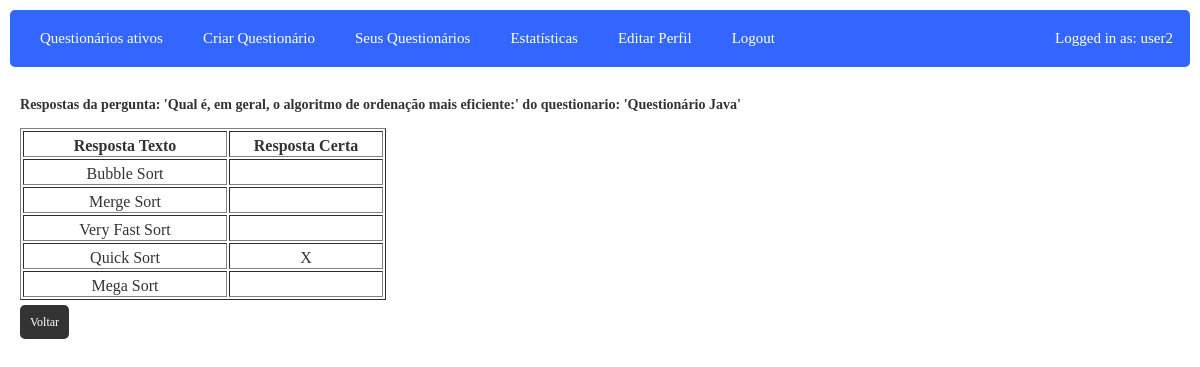
Screenshot of /php/www/verSuasPergunta.php?pergunta=1 (signed in) with the database file from the repository.
### tables this page shows
CREATE TABLE `users` (
  `id` int(11) NOT NULL,
  `nome` varchar(80) NOT NULL,
  `email` varchar(100) NOT NULL,
  `password` varchar(200) NOT NULL,
  `tipo` int(11) NOT NULL
);

CREATE TABLE `pergunta` (
  `PerguntaID` int(11) NOT NULL,
  `Texto` text NOT NULL,
  `Resposta` int(11) NOT NULL,
  `QuestionarioID` int(11) NOT NULL
);

CREATE TABLE `questionario` (
  `QuestionarioID` int(11) NOT NULL,
  `UserCriacao` int(11) NOT NULL,
  `Modo` varchar(50) NOT NULL,
  `Titulo` varchar(50) NOT NULL,
  `Descricao` text NOT NULL,
  `DataDeCriacao` date DEFAULT NULL,
  `Acesso` varchar(50) NOT NULL,
  `Dificuldade` varchar(50) NOT NULL,
  `TimerMinutos` int(11) NOT NULL,
  `TimerSegundos` int(11) NOT NULL
);

CREATE TABLE `resposta` (
  `RespostaID` int(11) NOT NULL,
  `Texto` text NOT NULL,
  `Correta` tinyint(1) NOT NULL,
  `PerguntaID` int(11) NOT NULL
);

### php/www/functions.php (called while the page is built, shortened)
<?php
function loggedin(){
	if(isset($_SESSION['user_id']) && !empty($_SESSION['user_id'])){
		return true;
	}else{
		return false;
	}
}
function get_respostas_by_pergunta($pdo,$perguntaid){
    $statement = $pdo->prepare("SELECT * FROM `resposta` WHERE `PerguntaID` = $perguntaid order by `RespostaID`");
    $statement->execute();
    $suas_respostas = $statement->fetchAll();
    return $suas_respostas;
}
function get_seus_questionarios($pdo, $user_id){
    $statement = $pdo->prepare("SELECT * FROM `questionario` WHERE `UserCriacao` = $user_id order by `QuestionarioID`");
    $statement->execute();
    $seus_questionarios = $statement->fetchAll();
    return $seus_questionarios;
}
function get_all_users($pdo){
	$statement = $pdo->prepare("SELECT * FROM users");
	$statement->execute();
	$all_users = $statement->fetchAll();
	return $all_users;
}
function get_all_questionarios($pdo){
    $statement = $pdo->prepare("SELECT * FROM questionario");
    $statement->execute();
    $all_questionarios = $statement->fetchAll();
    return $all_questionarios;
}
function get_all_perguntas($pdo){
	$statement = $pdo->prepare("SELECT * FROM pergunta");
	$statement->execute();
	$all_perguntas = $statement->fetchAll();
	return $all_perguntas;
}

### php/www/verSuasPergunta.php (the view, shortened to what this page needs)
<html>
<head>
    <link rel='stylesheet' href='style.css'/>
    <head>
<body>
<?php
include 'functions.php';
include 'header.php';
$pdo = create_database_connection();
$my_id = $_SESSION['user_id'];
?>
<div class='container'>
    <?php
    $perguntaID = $_GET['pergunta'];
    $questionarios = get_seus_questionarios($pdo, $my_id);
    $perguntas = get_all_perguntas($pdo);
    $respostas = get_respostas_by_pergunta($pdo, $perguntaID);
    foreach ($perguntas as $pergunta) {
        if ($perguntaID == $pergunta['PerguntaID']) {
            $perguntaTexto = $pergunta['Texto'];
            $questionarioID = $pergunta['QuestionarioID'];
            foreach ($questionarios as $questionario) {
                    if ($questionario['QuestionarioID'] == $questionarioID) {
                        $questionarioTexto = $questionario['Titulo'];
                    }
            }
        }
    }
    echo "<h3>Respostas da pergunta: '$perguntaTexto' do questionario: '$questionarioTexto'</h3>";
    ?>
    <table style="margin-top: 15px" border="1" id="myTable">
        <tr>
            <td align="middle" width="200" style="font-weight: bold">Resposta Texto</td>
            <td align="middle" width="150" style="font-weight: bold">Resposta Certa</td>
        </tr>
        <?php
        foreach ($respostas as $resposta) {
            $resposta_certa="";
            if($resposta["Correta"]=="1"){
                $resposta_certa="X";
            }
            ?>
            <tr>
                <td align="middle" width="200"><?php echo $resposta["Texto"] ?></td>
                <td align="middle" width="150"><?php echo $resposta_certa?></td>
            </tr>
            <?php
        }
        ?>
    </table>
    <?php
    echo "<a href='verSeuQuestionario.php?questionario=$questionarioID' class='box' >Voltar</a>";
    ?>
</div>
</body>
</html>

### php/www/header.php (shortened to what this page needs)
<div id='title_bar'>
<ul>
	<?php
	if(loggedin()){
		?>
		<?php
		$my_id=$_SESSION['user_id'];
		$pdo = create_database_connection();
		$users=get_all_users($pdo);
        $questionarios=get_all_questionarios($pdo);
        ?><li><a href='questionariosAtivos.php'>Questionários ativos</a></li><?php
        ?><li><a href='introduzirQuestionarioModo.php'>Criar Questionário</a></li><?php
        ?><li><a href='opcoesSeusQuestionarios.php' class='box' >Seus Questionários</a></li><?php
		foreach($users as $user){
			$user_id=$user["id"];
			if($user_id==$my_id){
				if($user['tipo']==1){
					?>
                    <li><a href='apagarQuestionario.php'>Apagar Questionários</a></li>
                    <li><a href='membros.php'>Membros</a></li>
                    <li><a href='gerirUtilizadores.php'>Gerir Utilizadores</a></li>
					<?php
				}if($user['tipo']==0){
					?>
                    <li><a href='estatisticas.php' class='box' >Estatísticas</a></li>
                    <li><a href='editarPerfil.php' class='box'>Editar Perfil</a></li>
					<?php
				}
			}
		}
		?>
		<li><a href='logout.php'>Logout</a></li>
		<div class="topright">
		<?php
		foreach($users as $user){
			$userid=$user["id"];
			if($userid==$my_id){
				$nome=$user['nome'];
				echo "<h10>Logged in as: $nome</h10>";
			}
		}
		?>
		</div>
		<?php
	}else{
		?>
		<li><a href='login.php'>Log in</a></li>
		<li><a href='registar.php'>Registar</a></li>
		<?php
	}
	?>
</ul>
</div>

### php/www/style.css (style rules this page uses)
body { font-family: verdana; font-size: 12px; background: #ffffff; color:#fff; margin:10px; padding:0px; }
td { color:#333333; padding-top: 5px; }
#title_bar { background: #3366ff; color:#333; padding: 10px; border-radius:5px; }
#title_bar ul { list-style:none; padding: 0px; margin:0px; }
#title_bar ul li { float:left; padding:10px 10px; }
#title_bar ul li a { background: #3366ff; color: #ffffff; font-size: 15px; padding: 10px; text-decoration: none; border-radius: 5px; }
.container { background: #ffffff; color:#333; padding:10px; border-radius: 20px; margin:5px 0px; min-height: 800px; }
.box { background: #333; color: #fff; padding:10px; border-radius: 5px; margin: 10px 0px; width:25%; text-decoration:none; }
.topright { position: absolute; top: 28px; right: 25px; font-size: 15px; background: #3366ff; color: #ffffff; padding: 2px; width:auto; }

### rows the page displays
users: tipo "Estatísticas", nome "user2"
pergunta: Texto "Qual é, em geral, o algoritmo de ordenação mais eficiente:"
questionario: Titulo "Questionário Java"
resposta: Texto "Bubble Sort"
resposta: Texto "Merge Sort"
resposta: Texto "Very Fast Sort"
resposta: Texto "Quick Sort", Correta "X"
resposta: Texto "Mega Sort"
